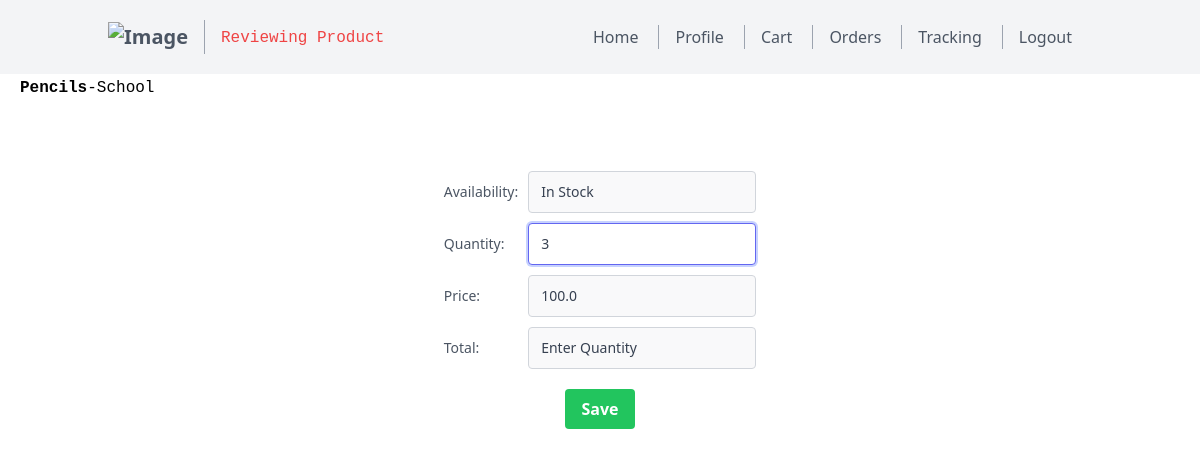
/cart/47/review_product (signed in), run on the app's committed database.
### models.py (models this page shows)
class Product(db.Model):
    __TableName__ = 'product'
    productid = db.Column(db.Integer, primary_key=True, autoincrement=True, nullable=False, unique=True)
    productname = db.Column(db.String(20), nullable=False)
    categoryid = db.Column(db.Integer, db.ForeignKey('category.categoryid'), nullable=False)
    rateperunit = db.Column(db.Float, nullable=False)
    unit= db.Column(db.String(20), nullable=False)
    quantity = db.Column(db.Integer, nullable=False)

class Category(db.Model):
    __TableName__ = 'category'
    categoryid = db.Column(db.Integer, primary_key=True, autoincrement=True, nullable=False, unique=True)
    categoryname = db.Column(db.String(50), nullable=False)
    products = db.relationship('Product', backref='category', foreign_keys='Product.categoryid', lazy=True)

class Cart(db.Model):
    __TableName__ = 'cart'
    cartid = db.Column(db.Integer, primary_key=True, autoincrement=True, nullable=False, unique=True)
    userid = db.Column(db.Integer, db.ForeignKey('user.userid'), nullable=False)
    productid = db.Column(db.Integer, db.ForeignKey('product.productid'), nullable=False)
    quantity = db.Column(db.Integer, nullable=False)

### routes.py (the view)
@app.route('/cart/<int:productid>/review_product')
@auth_required
def review_product(productid):
    return render_template('cart/review_product.html',product=Product.query.filter_by(productid=productid).first(),nav="review_product",category=Category.query.filter_by(categoryid=Product.query.filter_by(productid=productid).first().categoryid).first(),cart=Cart.query.filter_by(userid=session['user_id'],productid=productid).first())

### routes.py (called while the page is built)
def auth_required(func):
    @wraps(func)
    def inner(*args, **kwargs):
        if 'user_id' not in session:
            flash('Please login to continue')
            return redirect(url_for('login'))
        return func(*args, **kwargs)
    return inner

### templates/cart/review_product.html (shortened to what this page needs)
{% extends 'layout.html' %}
{% block content %}
<code style="margin-left:20px;margin-top:15px;"><strong>{{product.productname}}</strong>-{{category.categoryname}}</code>
<div style="display: flex; justify-content: center; align-items: center; height: 50vh;">
    <form action="" method="POST" style="text-align:left;">
        <div style="text-align: center;">
            <div style="margin-bottom: 10px; display: flex; justify-content: space-between; align-items: center;">
                <label for="availability" class="leading-7 text-sm text-gray-600" style="margin-right: 10px;">Availability:</label>
                <input type="text" id="availability" value="{%if product.quantity>30%}In Stock {%elif 0<product.quantity<30%}Running Out Of Stock {%else%}Out Of Stock{%endif%}" name="availability" class="leading-7 text-sm bg-gray-100 bg-opacity-50 rounded border border-gray-300 focus:border-indigo-500 focus:bg-white focus:ring-2 focus:ring-indigo-200 text-base outline-none text-gray-700 py-1 px-3 leading-8 transition-colors duration-200 ease-in-out" disabled required >
            </div>
            <div style="margin-bottom: 10px; display: flex; justify-content: space-between; align-items: center;">
                <label for="quantity" class="leading-7 text-sm text-gray-600" style="margin-right: 10px;">Quantity:</label>
                <input type="text" id="quantity" value="{{cart.quantity}}" name="quantity" class="leading-7 text-sm bg-gray-100 bg-opacity-50 rounded border border-gray-300 focus:border-indigo-500 focus:bg-white focus:ring-2 focus:ring-indigo-200 text-base outline-none text-gray-700 py-1 px-3 leading-8 transition-colors duration-200 ease-in-out"autofocus  required oninput="updateTotal()">
            </div>
            <div style="margin-bottom: 10px; display: flex; justify-content: space-between; align-items: center;">
                <label for="price" class="leading-7 text-sm text-gray-600" style="margin-right: 10px;">Price:</label>
                <input type="text" id="price" name="price" value="{{product.rateperunit}}" class="leading-7 text-sm bg-gray-100 bg-opacity-50 rounded border border-gray-300 focus:border-indigo-500 focus:bg-white focus:ring-2 focus:ring-indigo-200 text-base outline-none text-gray-700 py-1 px-3 leading-8 transition-colors duration-200 ease-in-out" disabled required >
            </div>
            <div style="margin-bottom: 10px; display: flex; justify-content: space-between; align-items: center;">
                <label for="total" class="leading-7 text-sm text-gray-600" style="margin-right: 10px;">Total:</label>
                <input type="text" id="total" name="total" value="Enter Quantity" class="leading-7 text-sm bg-gray-100 bg-opacity-50 rounded border border-gray-300 focus:border-indigo-500 focus:bg-white focus:ring-2 focus:ring-indigo-200 text-base outline-none text-gray-700 py-1 px-3 leading-8 transition-colors duration-200 ease-in-out" disabled required >
            </div>
            <button type="submit" class="bg-green-500 hover:bg-green-700 text-white font-bold py-2 px-4 rounded" style="margin-top: 10px;">Save</button>
        </div>
    </form>
</div>
{% endblock %}

### data on the page
Product: productname "Pencils", availability "In Stock", price "100.0"
Category: categoryname "School"
Cart: quantity "3"
